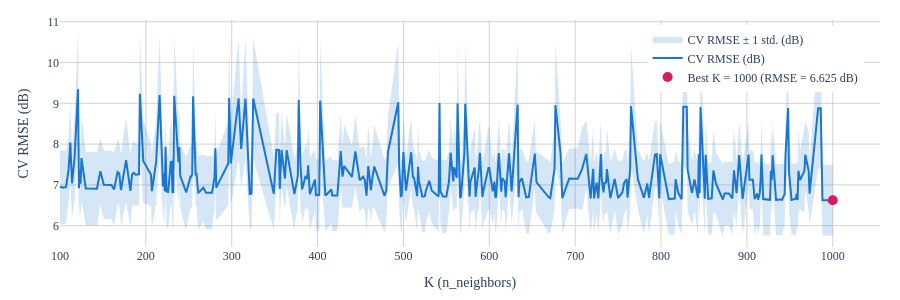

Notebook cell for this chart:
### Markdown cell above
<p style="font-family: 'Courier New', Courier, monospace; font-size: 30px; font-weight: bold; color: blue;  text-align: left;">
Plot: Best CV RMSE & its STD vs K
</p>

### Code cell
# Interactive KNN CV RMSE plot (line + band, single axis) -- hover for K/RMSE/SD

cv_knn_df = cv_knn_df.sort_values("K").reset_index(drop=True)
k = cv_knn_df["K"].astype(int)
rmse = cv_knn_df["best_cv_rmse"]
std = cv_knn_df["std_cv_rmse"]
best_idx = rmse.idxmin()

fig = go.Figure()

fig.add_trace(go.Scatter(
    x=pd.concat([k, k[::-1]]),
    y=pd.concat([rmse + std, (rmse - std)[::-1]]),
    fill="toself", fillcolor="rgba(25,118,210,0.18)",
    line=dict(color="rgba(255,255,255,0)"),
    hoverinfo="skip", name="CV RMSE ± 1 std. (dB)",
))

fig.add_trace(go.Scatter(
    x=k, y=rmse, mode="lines", line=dict(color="#1976d2", width=2),
    name="CV RMSE (dB)", customdata=std,
    hovertemplate="K=%{x}<br>RMSE=%{y:.3f} dB<br>SD=%{customdata:.3f} dB<extra></extra>",
))

fig.add_trace(go.Scatter(
    x=[k[best_idx]], y=[rmse[best_idx]], mode="markers",
    marker=dict(color="#d81b60", size=10),
    name=f"Best K = {int(k[best_idx])} (RMSE = {rmse[best_idx]:.3f} dB)",
    customdata=[std[best_idx]],
    hovertemplate="K=%{x}<br>RMSE=%{y:.3f} dB<br>SD=%{customdata:.3f} dB<extra></extra>",
))

fig.update_layout(
    xaxis_title="K (n_neighbors)", yaxis_title="CV RMSE (dB)",
    font=dict(family="Times New Roman", size=12),
    legend=dict(x=0.98, y=0.98, xanchor="right", yanchor="top"),
    autosize=True, height=300,
    margin=dict(l=60, r=20, t=20, b=50),
    plot_bgcolor="white",
)
fig.update_xaxes(showgrid=True, gridcolor="lightgrey")
fig.update_yaxes(showgrid=True, gridcolor="lightgrey")
fig.show(config={"responsive": True})

### Figure 1 — Plotly figure (JSON) as saved in the notebook; plotly's stock layout.template omitted (floating-point values rounded to 4 significant figures; data arrays with more than 128 entries replaced by an {"elided": "..."} marker saying what was removed)
{"data": [{"fill": "toself", "fillcolor": "rgba(25,118,210,0.18)", "hoverinfo": "skip", "line": {"color": "rgba(255,255,255,0)"}, "name": "CV RMSE ± 1 std. (dB)", "type": "scatter", "x": {"elided": "604 int values"}, "y": {"elided": "604 float values"}}, {"customdata": {"elided": "302 float values"}, "hovertemplate": "K=%{x}<br>RMSE=%{y:.3f} dB<br>SD=%{customdata:.3f} dB<extra></extra>", "line": {"color": "#1976d2", "width": 2}, "mode": "lines", "name": "CV RMSE (dB)", "type": "scatter", "x": {"elided": "302 int values"}, "y": {"elided": "302 float values"}}, {"customdata": [0.8675], "hovertemplate": "K=%{x}<br>RMSE=%{y:.3f} dB<br>SD=%{customdata:.3f} dB<extra></extra>", "marker": {"color": "#d81b60", "size": 10}, "mode": "markers", "name": "Best K = 1000 (RMSE = 6.625 dB)", "type": "scatter", "x": [1000], "y": [6.625]}], "layout": {"autosize": true, "font": {"family": "Times New Roman", "size": 12}, "height": 300, "legend": {"x": 0.98, "xanchor": "right", "y": 0.98, "yanchor": "top"}, "margin": {"b": 50, "l": 60, "r": 20, "t": 20}, "plot_bgcolor": "white", "xaxis": {"gridcolor": "lightgrey", "showgrid": true, "title": {"text": "K (n_neighbors)"}}, "yaxis": {"gridcolor": "lightgrey", "showgrid": true, "title": {"text": "CV RMSE (dB)"}}}}
